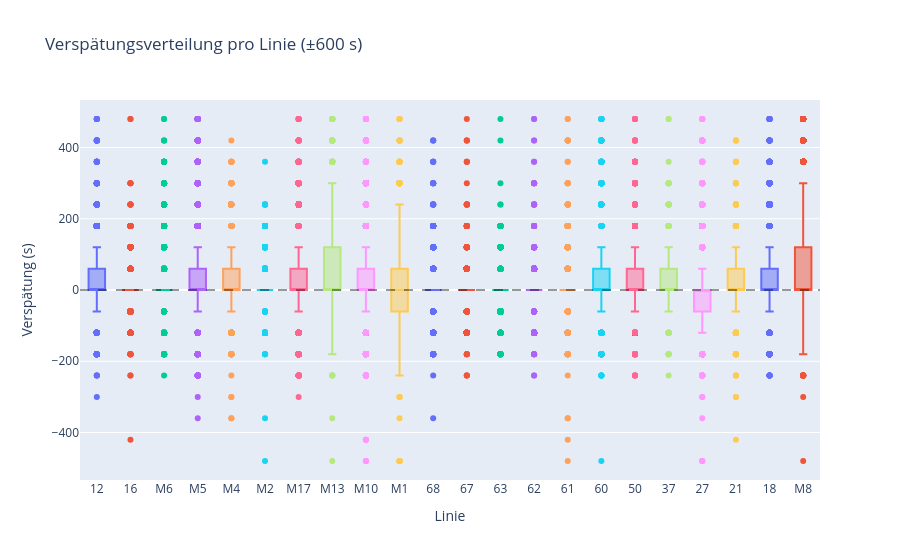

The cell this chart's notebook holds for it:
### Code cell
# Boxplot: Verspätung pro Linie
line_order = (
    df_clip.groupby("line_name")["delay_s"]
    .median()
    .sort_values(ascending=False)
    .index.tolist()
)

fig = px.box(
    df_clip,
    x="line_name",
    y="delay_s",
    category_orders={"line_name": line_order},
    title="Verspätungsverteilung pro Linie (±600 s)",
    labels={"line_name": "Linie", "delay_s": "Verspätung (s)"},
    color="line_name",
)
fig.update_layout(showlegend=False)
fig.add_hline(y=0, line_dash="dash", line_color="black", opacity=0.4)
fig.show()

### Figure 1 — Plotly figure (JSON) as saved in the notebook; plotly's stock layout.template omitted (floating-point values rounded to 4 significant figures; data arrays with more than 128 entries replaced by an {"elided": "..."} marker saying what was removed)
{"data": [{"alignmentgroup": "True", "hovertemplate": "Linie=%{x}<br>Verspätung (s)=%{y}<extra></extra>", "legendgroup": "12", "marker": {"color": "#636efa"}, "name": "12", "notched": false, "offsetgroup": "12", "orientation": "v", "showlegend": true, "type": "box", "x": {"elided": "2920 str values"}, "x0": " ", "xaxis": "x", "y": {"elided": "2920 int values"}, "y0": " ", "yaxis": "y"}, {"alignmentgroup": "True", "hovertemplate": "Linie=%{x}<br>Verspätung (s)=%{y}<extra></extra>", "legendgroup": "16", "marker": {"color": "#EF553B"}, "name": "16", "notched": false, "offsetgroup": "16", "orientation": "v", "showlegend": true, "type": "box", "x": {"elided": "2054 str values"}, "x0": " ", "xaxis": "x", "y": {"elided": "2054 int values"}, "y0": " ", "yaxis": "y"}, {"alignmentgroup": "True", "hovertemplate": "Linie=%{x}<br>Verspätung (s)=%{y}<extra></extra>", "legendgroup": "M6", "marker": {"color": "#00cc96"}, "name": "M6", "notched": false, "offsetgroup": "M6", "orientation": "v", "showlegend": true, "type": "box", "x": {"elided": "5718 str values"}, "x0": " ", "xaxis": "x", "y": {"elided": "5718 int values"}, "y0": " ", "yaxis": "y"}, {"alignmentgroup": "True", "hovertemplate": "Linie=%{x}<br>Verspätung (s)=%{y}<extra></extra>", "legendgroup": "M5", "marker": {"color": "#ab63fa"}, "name": "M5", "notched": false, "offsetgroup": "M5", "orientation": "v", "showlegend": true, "type": "box", "x": {"elided": "5950 str values"}, "x0": " ", "xaxis": "x", "y": {"elided": "5950 int values"}, "y0": " ", "yaxis": "y"}, {"alignmentgroup": "True", "hovertemplate": "Linie=%{x}<br>Verspätung (s)=%{y}<extra></extra>", "legendgroup": "M4", "marker": {"color": "#FFA15A"}, "name": "M4", "notched": false, "offsetgroup": "M4", "orientation": "v", "showlegend": true, "type": "box", "x": {"elided": "4486 str values"}, "x0": " ", "xaxis": "x", "y": {"elided": "4486 int values"}, "y0": " ", "yaxis": "y"}, {"alignmentgroup": "True", "hovertemplate": "Linie=%{x}<br>Verspätung (s)=%{y}<extra></extra>", "legendgroup": "M2", "marker": {"color": "#19d3f3"}, "name": "M2", "notched": false, "offsetgroup": "M2", "orientation": "v", "showlegend": true, "type": "box", "x": {"elided": "3481 str values"}, "x0": " ", "xaxis": "x", "y": {"elided": "3481 int values"}, "y0": " ", "yaxis": "y"}, {"alignmentgroup": "True", "hovertemplate": "Linie=%{x}<br>Verspätung (s)=%{y}<extra></extra>", "legendgroup": "M17", "marker": {"color": "#FF6692"}, "name": "M17", "notched": false, "offsetgroup": "M17", "orientation": "v", "showlegend": true, "type": "box", "x": {"elided": "5916 str values"}, "x0": " ", "xaxis": "x", "y": {"elided": "5916 int values"}, "y0": " ", "yaxis": "y"}, {"alignmentgroup": "True", "hovertemplate": "Linie=%{x}<br>Verspätung (s)=%{y}<extra></extra>", "legendgroup": "M13", "marker": {"color": "#B6E880"}, "name": "M13", "notched": false, "offsetgroup": "M13", "orientation": "v", "showlegend": true, "type": "box", "x": {"elided": "5547 str values"}, "x0": " ", "xaxis": "x", "y": {"elided": "5547 int values"}, "y0": " ", "yaxis": "y"}, {"alignmentgroup": "True", "hovertemplate": "Linie=%{x}<br>Verspätung (s)=%{y}<extra></extra>", "legendgroup": "M10", "marker": {"color": "#FF97FF"}, "name": "M10", "notched": false, "offsetgroup": "M10", "orientation": "v", "showlegend": true, "type": "box", "x": {"elided": "7084 str values"}, "x0": " ", "xaxis": "x", "y": {"elided": "7084 int values"}, "y0": " ", "yaxis": "y"}, {"alignmentgroup": "True", "hovertemplate": "Linie=%{x}<br>Verspätung (s)=%{y}<extra></extra>", "legendgroup": "M1", "marker": {"color": "#FECB52"}, "name": "M1", "notched": false, "offsetgroup": "M1", "orientation": "v", "showlegend": true, "type": "box", "x": {"elided": "5725 str values"}, "x0": " ", "xaxis": "x", "y": {"elided": "5725 int values"}, "y0": " ", "yaxis": "y"}, {"alignmentgroup": "True", "hovertemplate": "Linie=%{x}<br>Verspätung (s)=%{y}<extra></extra>", "legendgroup": "68", "marker": {"color": "#636efa"}, "name": "68", "notched": false, "offsetgroup": "68", "orientation": "v", "showlegend": true, "type": "box", "x": {"elided": "3190 str values"}, "x0": " ", "xaxis": "x", "y": {"elided": "3190 int values"}, "y0": " ", "yaxis": "y"}, {"alignmentgroup": "True", "hovertemplate": "Linie=%{x}<br>Verspätung (s)=%{y}<extra></extra>", "legendgroup": "67", "marker": {"color": "#EF553B"}, "name": "67", "notched": false, "offsetgroup": "67", "orientation": "v", "showlegend": true, "type": "box", "x": {"elided": "1153 str values"}, "x0": " ", "xaxis": "x", "y": {"elided": "1153 int values"}, "y0": " ", "yaxis": "y"}, {"alignmentgroup": "True", "hovertemplate": "Linie=%{x}<br>Verspätung (s)=%{y}<extra></extra>", "legendgroup": "63", "marker": {"color": "#00cc96"}, "name": "63", "notched": false, "offsetgroup": "63", "orientation": "v", "showlegend": true, "type": "box", "x": {"elided": "1773 str values"}, "x0": " ", "xaxis": "x", "y": {"elided": "1773 int values"}, "y0": " ", "yaxis": "y"}, {"alignmentgroup": "True", "hovertemplate": "Linie=%{x}<br>Verspätung (s)=%{y}<extra></extra>", "legendgroup": "62", "marker": {"color": "#ab63fa"}, "name": "62", "notched": false, "offsetgroup": "62", "orientation": "v", "showlegend": true, "type": "box", "x": {"elided": "1882 str values"}, "x0": " ", "xaxis": "x", "y": {"elided": "1882 int values"}, "y0": " ", "yaxis": "y"}, {"alignmentgroup": "True", "hovertemplate": "Linie=%{x}<br>Verspätung (s)=%{y}<extra></extra>", "legendgroup": "61", "marker": {"color": "#FFA15A"}, "name": "61", "notched": false, "offsetgroup": "61", "orientation": "v", "showlegend": true, "type": "box", "x": {"elided": "1496 str values"}, "x0": " ", "xaxis": "x", "y": {"elided": "1496 int values"}, "y0": " ", "yaxis": "y"}, {"alignmentgroup": "True", "hovertemplate": "Linie=%{x}<br>Verspätung (s)=%{y}<extra></extra>", "legendgroup": "60", "marker": {"color": "#19d3f3"}, "name": "60", "notched": false, "offsetgroup": "60", "orientation": "v", "showlegend": true, "type": "box", "x": {"elided": "2469 str values"}, "x0": " ", "xaxis": "x", "y": {"elided": "2469 int values"}, "y0": " ", "yaxis": "y"}, {"alignmentgroup": "True", "hovertemplate": "Linie=%{x}<br>Verspätung (s)=%{y}<extra></extra>", "legendgroup": "50", "marker": {"color": "#FF6692"}, "name": "50", "notched": false, "offsetgroup": "50", "orientation": "v", "showlegend": true, "type": "box", "x": {"elided": "3970 str values"}, "x0": " ", "xaxis": "x", "y": {"elided": "3970 int values"}, "y0": " ", "yaxis": "y"}, {"alignmentgroup": "True", "hovertemplate": "Linie=%{x}<br>Verspätung (s)=%{y}<extra></extra>", "legendgroup": "37", "marker": {"color": "#B6E880"}, "name": "37", "notched": false, "offsetgroup": "37", "orientation": "v", "showlegend": true, "type": "box", "x": {"elided": "579 str values"}, "x0": " ", "xaxis": "x", "y": {"elided": "579 int values"}, "y0": " ", "yaxis": "y"}, {"alignmentgroup": "True", "hovertemplate": "Linie=%{x}<br>Verspätung (s)=%{y}<extra></extra>", "legendgroup": "27", "marker": {"color": "#FF97FF"}, "name": "27", "notched": false, "offsetgroup": "27", "orientation": "v", "showlegend": true, "type": "box", "x": {"elided": "3749 str values"}, "x0": " ", "xaxis": "x", "y": {"elided": "3749 int values"}, "y0": " ", "yaxis": "y"}, {"alignmentgroup": "True", "hovertemplate": "Linie=%{x}<br>Verspätung (s)=%{y}<extra></extra>", "legendgroup": "21", "marker": {"color": "#FECB52"}, "name": "21", "notched": false, "offsetgroup": "21", "orientation": "v", "showlegend": true, "type": "box", "x": {"elided": "1949 str values"}, "x0": " ", "xaxis": "x", "y": {"elided": "1949 int values"}, "y0": " ", "yaxis": "y"}, {"alignmentgroup": "True", "hovertemplate": "Linie=%{x}<br>Verspätung (s)=%{y}<extra></extra>", "legendgroup": "18", "marker": {"color": "#636efa"}, "name": "18", "notched": false, "offsetgroup": "18", "orientation": "v", "showlegend": true, "type": "box", "x": {"elided": "2606 str values"}, "x0": " ", "xaxis": "x", "y": {"elided": "2606 int values"}, "y0": " ", "yaxis": "y"}, {"alignmentgroup": "True", "hovertemplate": "Linie=%{x}<br>Verspätung (s)=%{y}<extra></extra>", "legendgroup": "M8", "marker": {"color": "#EF553B"}, "name": "M8", "notched": false, "offsetgroup": "M8", "orientation": "v", "showlegend": true, "type": "box", "x": {"elided": "6541 str values"}, "x0": " ", "xaxis": "x", "y": {"elided": "6541 int values"}, "y0": " ", "yaxis": "y"}], "layout": {"boxmode": "overlay", "legend": {"title": {"text": "Linie"}, "tracegroupgap": 0}, "shapes": [{"line": {"color": "black", "dash": "dash"}, "opacity": 0.4, "type": "line", "x0": 0, "x1": 1, "xref": "x domain", "y0": 0, "y1": 0, "yref": "y"}], "showlegend": false, "title": {"text": "Verspätungsverteilung pro Linie (±600 s)"}, "xaxis": {"anchor": "y", "categoryarray": ["12", "16", "M6", "M5", "M4", "M2", "M17", "M13", "M10", "M1", "68", "67", "63", "62", "61", "60", "50", "37", "27", "21", "18", "M8"], "categoryorder": "array", "domain": [0, 1], "title": {"text": "Linie"}}, "yaxis": {"anchor": "x", "domain": [0, 1], "title": {"text": "Verspätung (s)"}}}}
